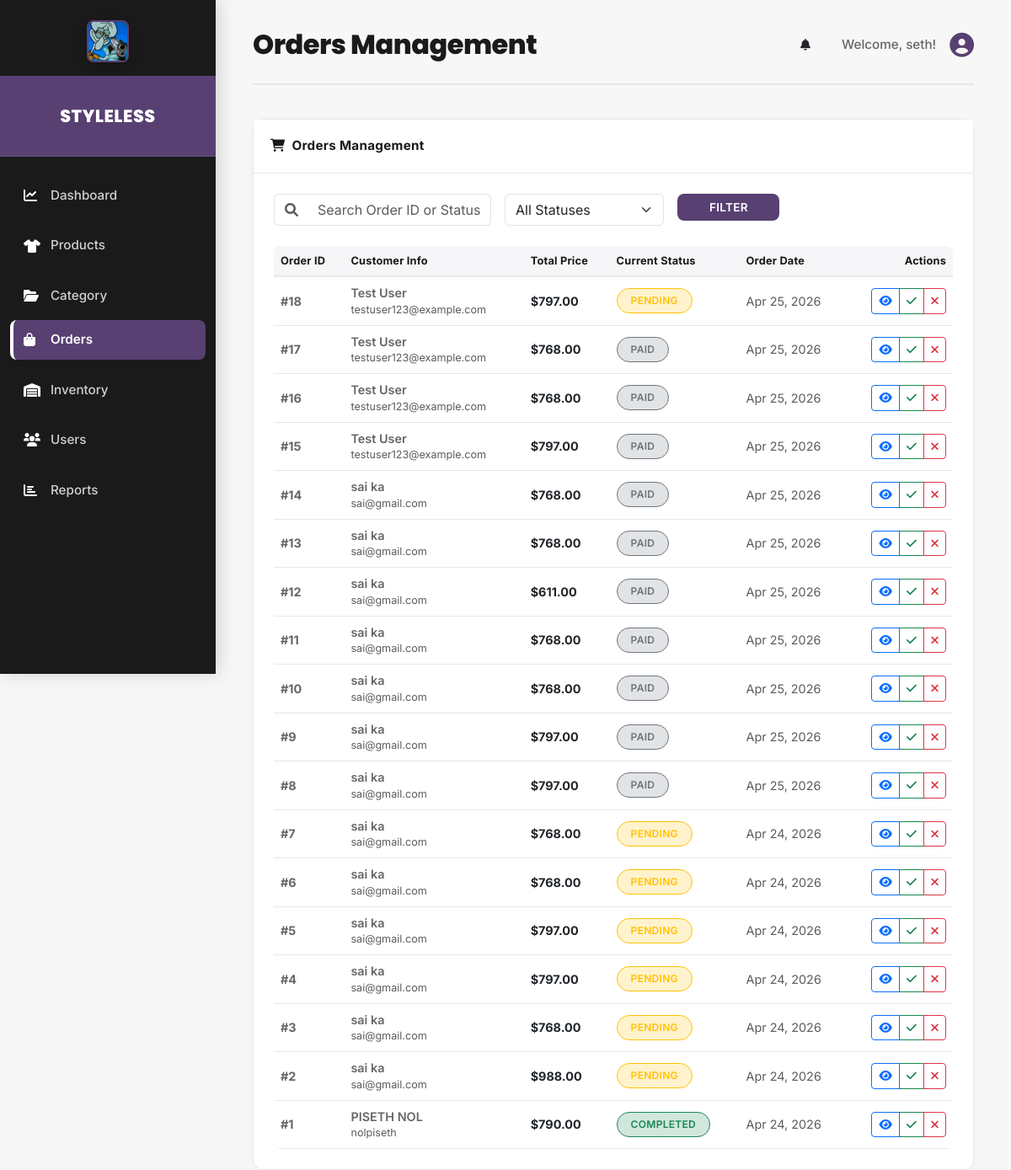
Page /admin/orders (signed in) on the earlier database version.
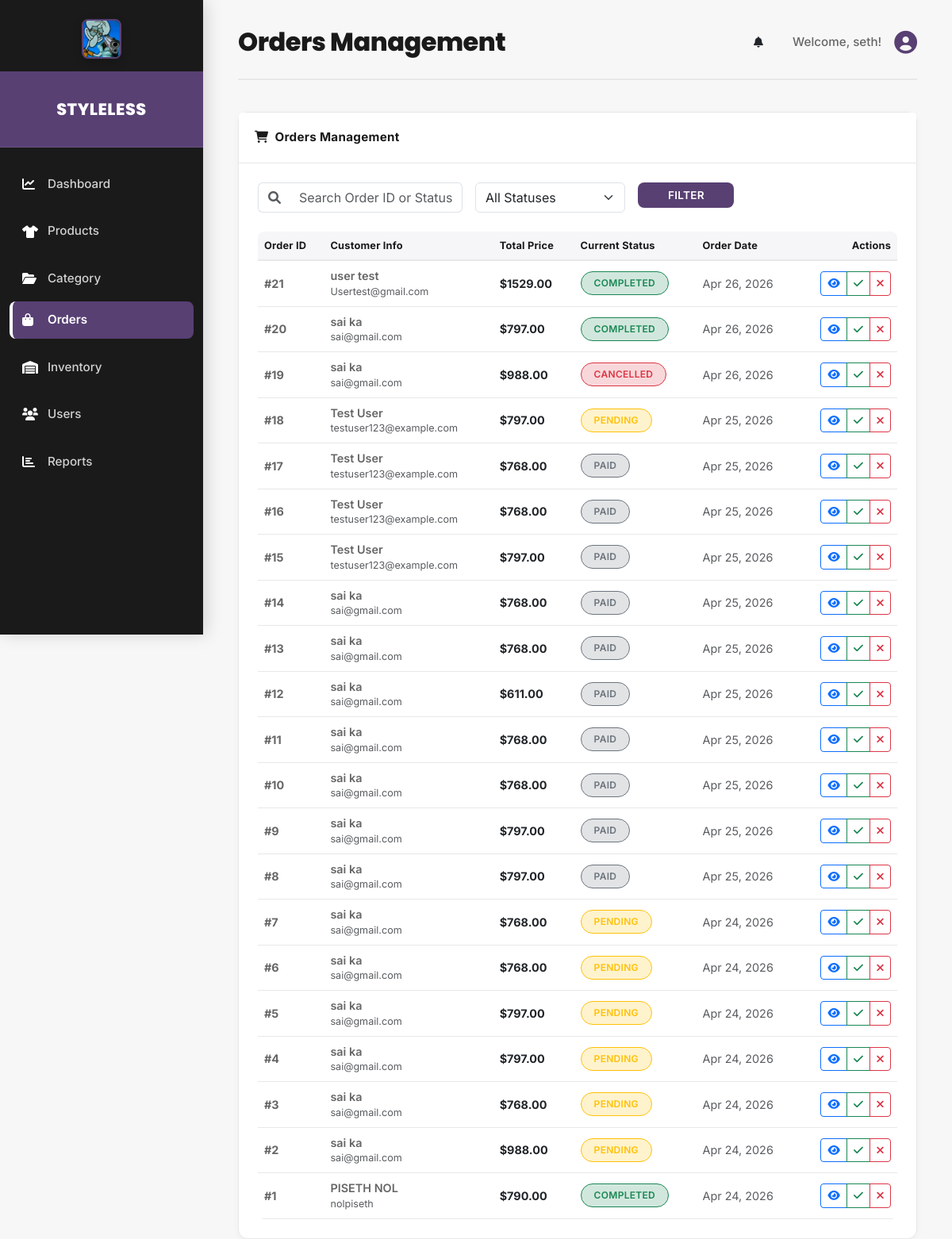
Same page on the later database version.
### model/Order.py (models this page shows, shortened)
class Order(db.Model):
    __tablename__ = 'orders'
    id = db.Column(db.Integer, primary_key=True)
    user_id = db.Column(db.Integer, db.ForeignKey('user.id'), nullable=False)
    total_price = db.Column(db.Float, nullable=False, default=0.0)
    status = db.Column(db.String(20), default='pending', nullable=False) # pending, paid, shipped, completed, cancelled
    created_at = db.Column(db.DateTime, default=datetime.utcnow, nullable=False)
    updated_at = db.Column(db.DateTime, default=datetime.utcnow, onupdate=datetime.utcnow, nullable=False)
    user = db.relationship('User', backref=db.backref('orders', lazy=True))
    items = db.relationship('OrderItem', back_populates='order', cascade='all, delete-orphan')

### model/Customer.py (models this page shows, shortened)
class Customer(db.Model):
    __tablename__ = 'customer'
    id = db.Column(db.Integer, primary_key=True)
    user_id = db.Column(db.Integer, db.ForeignKey('user.id'), unique=True, nullable=False)
    first_name = db.Column(db.String(50))
    last_name = db.Column(db.String(50))
    email = db.Column(db.String(100), unique=True)
    phone = db.Column(db.String(20))
    address = db.Column(db.String(255))
    city = db.Column(db.String(50))
    state = db.Column(db.String(50))
    zip_code = db.Column(db.String(20))
    country = db.Column(db.String(50), default='Cambodia')
    created_at = db.Column(db.DateTime, default=datetime.utcnow, nullable=False)
    updated_at = db.Column(db.DateTime, default=datetime.utcnow, onupdate=datetime.utcnow, nullable=False)
    user = db.relationship('User', backref=db.backref('customer_profile', uselist=False))

### model/User.py (models this page shows)
class User(db.Model):
    id = db.Column(db.Integer, primary_key=True)
    username = db.Column(db.String(100), unique=True, nullable=False)
    password = db.Column(db.String(100), nullable=False)
    role = db.Column(db.String(20), default='customer', nullable=False)
    created_at = db.Column(db.DateTime, default=datetime.utcnow, nullable=False)

### routes/backend/orders.py (the view)
@app.get('/admin/orders')
def orders():
    status_filter = request.args.get('status')
    search_query = request.args.get('search')
    query = Order.query.order_by(Order.created_at.desc())
    if status_filter and status_filter != '':
        query = query.filter(Order.status == status_filter)
    if search_query:
        query = query.filter(
            (Order.id.like(f"%{search_query}%")) |
            (Order.status.like(f"%{search_query}%"))
        )
    orders_list = query.all()
    return render_template('backend/orders.html',
                           active_page='orders',
                           page_title='Orders Management',
                           orders=orders_list,
                           current_status=status_filter,
                           search_query=search_query)

### app.py (called while the page is built)
@app.before_request
def before_request():
    url = request.path
    if url.startswith('/admin') and not url.startswith('/admin/login') and not url.startswith('/do_admin_login'):
        if session.get("user_id") is None:
            flash("Please log in first.", "warning")
            return redirect(url_for("admin_login"))
        if session.get("role") != 'admin':
            flash("Access denied. You do not have admin privileges.", "danger")
            return redirect(url_for("admin_login"))

### templates/backend/orders.html (shortened to what the changed rows need)
<!DOCTYPE html>
<html lang="en">
<head>
    <link href="https://cdn.jsdelivr.net/npm/bootstrap@5.3.0/dist/css/bootstrap.min.css" rel="stylesheet">
    <link rel="stylesheet" href="https://cdnjs.cloudflare.com/ajax/libs/font-awesome/6.0.0-beta3/css/all.min.css">
    <link rel="stylesheet" href="{{ url_for('static', filename='css/admin.css') }}">
</head>
<body>
    <div class="d-flex" id="wrapper">
        <div id="page-content-wrapper">
            <div class="container-fluid" id="main-content">
                {% include 'backend/header.html' %}
                <div class="card mt-4">
                    <div class="card-body">
                        <div class="table-responsive">
                            <table class="table table-hover align-middle">
                                <thead class="table-light">
                                    <tr>
                                        <th>Order ID</th>
                                        <th>Customer Info</th>
                                        <th>Total Price</th>
                                        <th>Current Status</th>
                                        <th>Order Date</th>
                                        <th class="text-end">Actions</th>
                                    </tr>
                                </thead>
                                <tbody>
                                    {% for order in orders %}
                                    <tr>
                                        <td class="fw-bold">#{{ order.id }}</td>
                                        <td>
                                            <div class="d-flex flex-column">
                                                <span class="fw-semibold">
                                                    {% if order.user.customer_profile %}
                                                        {{ order.user.customer_profile.first_name }} {{ order.user.customer_profile.last_name }}
                                                    {% else %}
                                                        {{ order.user.username }}
                                                    {% endif %}
                                                </span>
                                                <small class="text-muted">{{ order.user.username }}</small>
                                            </div>
                                        </td>
                                        <td class="fw-bold text-dark">${{ "%.2f"|format(order.total_price) }}</td>
                                        <td>
                                            {% if order.status == 'pending' %}
                                                <span class="badge bg-warning-subtle text-warning border border-warning px-3 py-2 rounded-pill">Pending</span>
                                            {% elif order.status == 'completed' %}
                                                <span class="badge bg-success-subtle text-success border border-success px-3 py-2 rounded-pill">Completed</span>
                                            {% elif order.status == 'processing' %}
                                                <span class="badge bg-info-subtle text-info border border-info px-3 py-2 rounded-pill">Processing</span>
                                            {% elif order.status == 'cancelled' %}
                                                <span class="badge bg-danger-subtle text-danger border border-danger px-3 py-2 rounded-pill">Cancelled</span>
                                            {% elif order.status == 'shipped' %}
                                                <span class="badge bg-primary-subtle text-primary border border-primary px-3 py-2 rounded-pill">Shipped</span>
                                            {% else %}
                                                <span class="badge bg-secondary-subtle text-secondary border border-secondary px-3 py-2 rounded-pill">{{ order.status }}</span>
                                            {% endif %}
                                        </td>
                                        <td class="text-muted">{{ order.created_at.strftime('%b %d, %Y') }}</td>
                                        <td class="text-end">
                                            <div class="btn-group">
                                                <button class="btn btn-outline-primary btn-sm" onclick="showOrderDetails({{ order.id }})" title="View Details">
                                                    <i class="fas fa-eye"></i>
                                                </button>
                                                <button class="btn btn-outline-success btn-sm" onclick="updateStatus({{ order.id }}, 'completed')" title="Mark as Completed">
                                                    <i class="fas fa-check"></i>
                                                </button>
                                                <button class="btn btn-outline-danger btn-sm" onclick="updateStatus({{ order.id }}, 'cancelled')" title="Cancel Order">
                                                    <i class="fas fa-times"></i>
                                                </button>
                                            </div>
                                        </td>
                                    </tr>
                                    {% endfor %}
                                </tbody>
                            </table>
                        </div>
                    </div>
                </div>
            </div>
        </div>
    </div>
</body>
</html>

Differences in the rows shown:
added Order: id "21", user.customer_profile.first_name "user", user.customer_profile.last_name "test", user.username "Usertest@gmail.com", total_price "1529.00", status "COMPLETED", created_at "Apr 26, 2026"
added Order: id "20", user.customer_profile.first_name "sai", user.customer_profile.last_name "ka", user.username "sai@gmail.com", total_price "797.00", status "COMPLETED", created_at "Apr 26, 2026"
added Order: id "19", user.customer_profile.first_name "sai", user.customer_profile.last_name "ka", user.username "sai@gmail.com", total_price "988.00", status "CANCELLED", created_at "Apr 26, 2026"
